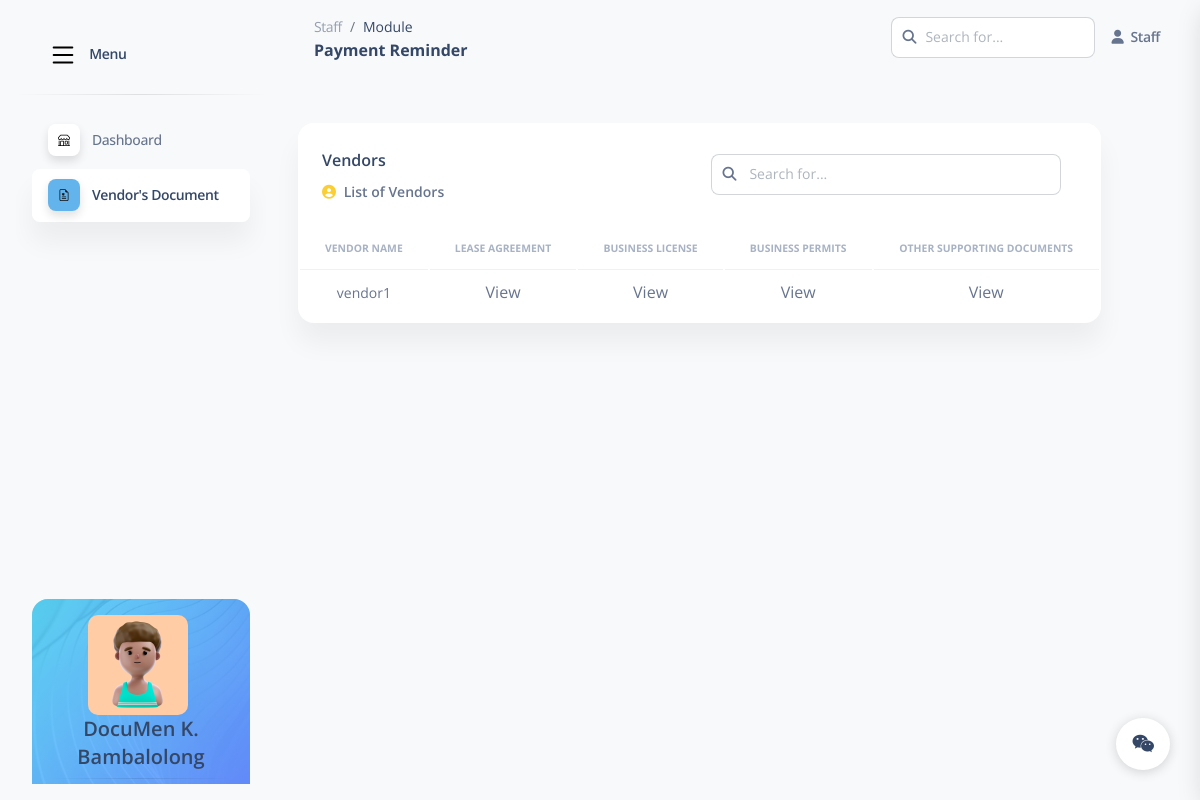
/DHMVendorDocuments.php (signed in), run on an earlier commit of the app's database.
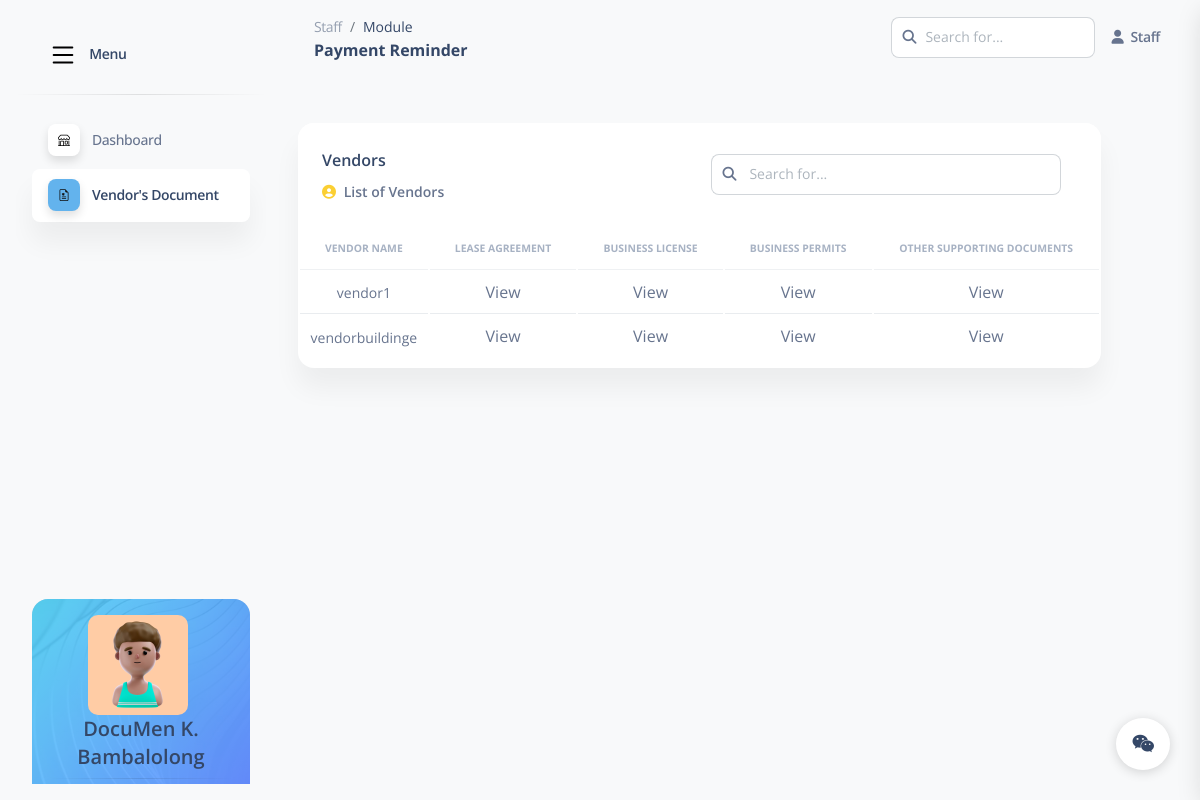
And on a later commit of the database.
### tables this page shows
CREATE TABLE `users` (
  `id` int(11) NOT NULL,
  `username` varchar(50) NOT NULL,
  `password` varchar(50) NOT NULL,
  `first_name` varchar(255) NOT NULL,
  `middle_name` varchar(255) NOT NULL,
  `last_name` varchar(255) NOT NULL,
  `age` int(11) DEFAULT NULL,
  `address` varchar(255) DEFAULT NULL,
  `email_add` varchar(255) DEFAULT NULL,
  `contact_no` bigint(20) DEFAULT NULL,
  `user_type` enum('ADMIN','CASHIER','DOCUMENT_HANDLER','CUSTOMER_SERVICE') NOT NULL,
  `picture_profile` varchar(255) DEFAULT NULL
);

CREATE TABLE `documents` (
  `document_id` int(11) NOT NULL,
  `vendor_id` bigint(20) NOT NULL,
  `lease_agreements` varchar(255) DEFAULT NULL,
  `business_permits` varchar(255) DEFAULT NULL,
  `business_license` varchar(255) DEFAULT NULL,
  `other_supporting` varchar(255) DEFAULT NULL
);

CREATE TABLE `vendors` (
  `Vendor_Status` enum('ACTIVE','INACTIVE','ON PROCESS','ON HOLD','DEACTIVATED','ON TRANSFER') NOT NULL DEFAULT 'ACTIVE',
  `vendor_id` bigint(20) NOT NULL,
  `username` varchar(50) NOT NULL,
  `password` varchar(50) NOT NULL,
  `first_name` varchar(255) DEFAULT NULL,
  `middle_name` varchar(255) DEFAULT NULL,
  `last_name` varchar(255) DEFAULT NULL,
  `age` int(11) DEFAULT NULL,
  `address` varchar(255) DEFAULT NULL,
  `email_add` varchar(255) DEFAULT NULL,
  `contact_no` varchar(20) DEFAULT NULL,
  `started_date` varchar(255) DEFAULT NULL,
  `payment_due` varchar(255) DEFAULT NULL
);

### DHMVendorDocuments.php (the view, shortened to what this page needs)
<?php
$user_id = $_SESSION['id'];
include('database_config.php');
$conn = new mysqli($db_host, $db_user, $db_password, $db_name);
$sql = "SELECT * FROM users WHERE id = ?";
$stmt = $conn->prepare($sql);
$stmt->bind_param("i", $user_id);
$stmt->execute();
$result = $stmt->get_result();
$user = $result->fetch_assoc();
?>
<!DOCTYPE html>
<html lang="en">
<head>
  <link href="assets2/css/nucleo-icons.css" rel="stylesheet" />
  <link href="assets2/css/nucleo-svg.css" rel="stylesheet" />
  <link href="assets2/css/nucleo-svg.css" rel="stylesheet" />
  <link id="pagestyle" href="assets2/css/soft-ui-dashboard.css?v=1.0.7" rel="stylesheet" />
</head>
<body class="g-sidenav-show  bg-gray-100">
<aside class="sidenav navbar navbar-vertical navbar-expand-xs border-0 border-radius-xl my-3 fixed-start ms-3 " id="sidenav-main">
    <div class="sidenav-header">
      <a class="navbar-brand m-0" href="#" target="_blank">
        <span class="ms-2 font-weight-bold">Menu</span>
      </a>
    </div>
    <hr class="horizontal dark mt-0">
    <div class="collapse navbar-collapse  w-auto " id="sidenav-collapse-main">
      <ul class="navbar-nav">
        <li class="nav-item">
          <a class="nav-link " href="DocumentHandler.php">
            <div class="icon icon-shape icon-sm shadow border-radius-md bg-white text-center me-2 d-flex align-items-center justify-content-center">
            </div>
            <span class="nav-link-text ms-1">Dashboard</span>
          </a>
        </li>
        <li class="nav-item">
          <a class="nav-link active" href="DHMVendorDocuments.php">
            <div class="icon icon-shape icon-sm shadow border-radius-md bg-white text-center me-2 d-flex align-items-center justify-content-center">
            </div>
            <span class="nav-link-text ms-1">Vendor's Document</span>
          </a>
        </li>
      </ul>
    </div>
    <div class="sidenav-footer mx-3 mt-5">
      <div class="card card-background shadow-none card-background-mask-info" id="sidenavCard">
        <div class="card-body text-start p-3 w-100">
          <img src="image/profile.jpg" alt="profile" style="min-width: 20px; min-height: 20px; height: 100px; width: 100px; border-radius: 10px; margin-left: 40px;">
          <h5 class="text-center"><?php echo htmlspecialchars($user['first_name']) . ' ' . htmlspecialchars($user['middle_name']) . ' ' . htmlspecialchars($user['last_name']); ?></h5>
          <hr class="horizontal dark mt-0">
        </div>
      </div>
    </div>
  </aside>
  <main class="main-content position-relative max-height-vh-100 h-100 border-radius-lg ">
    <nav class="navbar navbar-main navbar-expand-lg px-0 mx-4 shadow-none border-radius-xl" id="navbarBlur" navbar-scroll="true">
      <div class="container-fluid py-1 px-3">
        <nav aria-label="breadcrumb">
          <ol class="breadcrumb bg-transparent mb-0 pb-0 pt-1 px-0 me-sm-6 me-5">
            <li class="breadcrumb-item text-sm"><a class="opacity-5 text-dark" href="javascript:;">Staff</a></li>
            <li class="breadcrumb-item text-sm text-dark active" aria-current="page">Module</li>
          </ol>
          <h6 class="font-weight-bolder mb-0">Payment Reminder</h6>
        </nav>
        <div class="collapse navbar-collapse mt-sm-0 mt-2 me-md-0 me-sm-4" id="navbar">
          <div class="ms-md-auto pe-md-3 d-flex align-items-center">
            <div class="input-group">
              <span class="input-group-text text-body"><i class="fas fa-search" aria-hidden="true"></i></span>
              <input type="text" class="form-control" placeholder="Search for...">
            </div>
          </div>
          <ul class="navbar-nav  justify-content-end">
            <li class="nav-item d-flex align-items-center">
              <a href="javascript:;" class="nav-link text-body font-weight-bold px-0">
                <i class="fa fa-user me-sm-1"></i>
                <span class="d-sm-inline d-none">Staff</span>
              </a>
            </li>
          </ul>
        </div>
      </div>
    </nav>
    <div class="container-fluid py-4">
      <div class="row my-4">
        <div class="col-lg-11 col-md-6 mb-md-0 mb-4">
          <div class="card">
            <div class="card-header pb-0">
              <div class="row">
                <div class="col-lg-6 col-7">
                  <h6>Vendors</h6>
                  <p class="text-sm mb-0">
                    <i class="fa fa-user-circle text-warning" aria-hidden="true"></i>
                    <span class="font-weight-bold ms-1">List of Vendors</span>
                  </p>
                </div>
                <div class="col-lg-6 col-5 my-auto text-end">
                  <div class="ms-md-auto pe-md-3 d-flex align-items-center">
                    <div class="input-group">
                      <span class="input-group-text text-body"><i class="fas fa-search" aria-hidden="true"></i></span>
                      <input type="text" class="form-control px-1" placeholder="Search for...">
                    </div>
                  </div>
                </div>
              </div>
            </div>
            <?php
include('database_config.php');
$conn = new mysqli($db_host, $db_user, $db_password, $db_name);
$sqlA = "SELECT v.username, d.lease_agreements, d.business_permits, d.business_license, d.other_supporting
FROM vendors v
JOIN documents d ON v.vendor_id = d.vendor_id";
$resultA = $conn->query($sqlA);
$tableRows = '';
if ($resultA->num_rows > 0) {
  while ($rowA = $resultA->fetch_assoc()) {
      $tableRows .= '
      <tr>
          <td class="align-middle text-center text-sm">' . htmlspecialchars($rowA['username']) . '</td>
          <td class="text-center"><span class="clickable" data-doc="' . htmlspecialchars($rowA['lease_agreements']) . '">View</span></td>
          <td class="text-center"><span class="clickable" data-doc="' . htmlspecialchars($rowA['business_license']) . '">View</span></td>
          <td class="text-center"><span class="clickable" data-doc="' . htmlspecialchars($rowA['business_permits']) . '">View</span></td>
          <td class="text-center"><span class="clickable" data-doc="' . htmlspecialchars($rowA['other_supporting']) . '">View</span></td>
      </tr>';
  }
} else {
  $tableRows = '<tr><td colspan="5" class="text-center">No records found</td></tr>';
}
?>
<div class="card-body px-0 pb-2">
    <div class="table-responsive">
        <table class="table align-items-center mb-0">
            <thead>
                <tr>
                    <th class="text-uppercase text-secondary text-xxs font-weight-bolder opacity-7 text-center">Vendor Name</th>
                    <th class="text-uppercase text-secondary text-xxs font-weight-bolder opacity-7 text-center">Lease Agreement</th>
                    <th class="text-center text-uppercase text-secondary text-xxs font-weight-bolder opacity-7 text-center">Business License</th>
                    <th class="text-center text-uppercase text-secondary text-xxs font-weight-bolder opacity-7 text-center">Business Permits</th>
                    <th class="text-center text-uppercase text-secondary text-xxs font-weight-bolder opacity-7 text-center">Other Supporting Documents</th>
                </tr>
            </thead>
            <tbody id="dataTableBody">
                <?= $tableRows ?>
                  </tbody>
                </table>
              </div>
            </div>
          </div>
        </div>
      </div>
    </div>
  </main>
  <div class="fixed-plugin">
    <a class="fixed-plugin-button text-dark position-fixed px-3 py-2">
      <i class="fa fa-wechat py-2"> </i>
    </a>
</body>
</html>

### assets2/css/nucleo-svg.css (style rules this page uses)
.icon { display: inline-block; color: #111111; height: 1em; width: 1em; }
.icon-sm { height: 0.8em; width: 0.8em; }
.icon { fill: currentColor; stroke: none; }

What changed in the data, as far as the page shows it:
added documents: vendor.username "vendorbuildinge"
